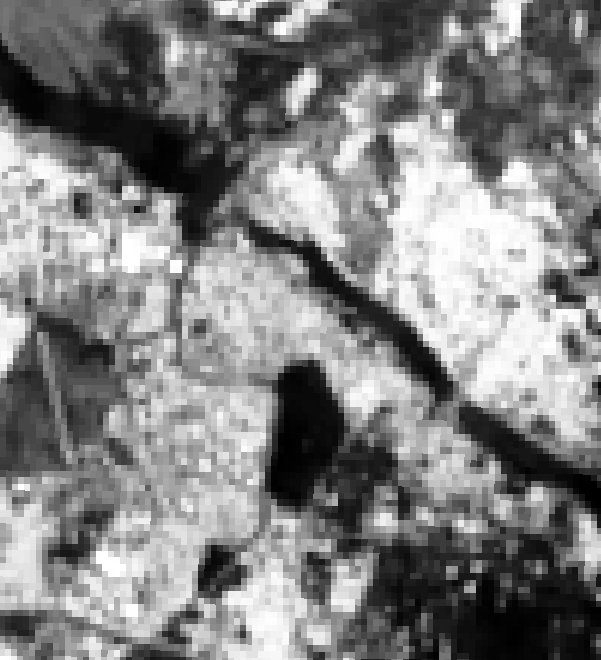
#> input picture Overlapping-NonOverlapping/enh_img_hst/1-20a11.png, 601 x 660 px, found by its file name; the run also reads 1 picture not shown here
$ jupyter execute --allow-errors Untitled.ipynb   (shell and % lines are left out)   (older library calls are emulated)
#> lines starting #> are read from the running program, lines starting #| are printed output that depends on the picture
[cell 1]
import matplotlib.pyplot as plt
from scipy import stats
import numpy as np
import random
import PIL.ImageDraw as ImageDraw
import PIL.Image as Image
import os.path
from tqdm import tqdm
import math
import cv2 as cv
import glob
from skimage.color import rgb2gray
import numpy as np
#import cv2
#import matplotlib.pyplot as plt
from scipy import ndimage
from PIL import Image
from sklearn.cluster import KMeans
from skimage.filters import sobel
import skimage
import warnings
warnings.filterwarnings("ignore")

[cell 2]
def load_original_images(img_folder_path):
    #img_folder_path = 'F:\\data_science\\Blu-Cocoon\\Geotagging\\Sentinel-2 Multitemporal Cities Pairs (S2MTCP) dataset\\data_S21C\\Overlapping-NonOverlapping\\1-20\\'
    imgs = []
    for file in tqdm(os.listdir(img_folder_path)):
        imgs.append(np.array(Image.open(img_folder_path + file)))
    # both input images are from 0-->255
    #print(imgs)
    return imgs

[cell 3]
img_folder_path = 'F:\\data_science\\Blu-Cocoon\\Geotagging\\Sentinel-2 Multitemporal Cities Pairs (S2MTCP) dataset\\data_S21C\\Overlapping-NonOverlapping\\1-20\\'
output_path = 'Output'
enhanced_img_folder_path = 'F:\\data_science\\Blu-Cocoon\\Geotagging\\Sentinel-2 Multitemporal Cities Pairs (S2MTCP) dataset\\data_S21C\\Overlapping-NonOverlapping\\enh_img_hst\\'

[cell 4]
# [11 lines left out: function preprocess, not called in this run]

[cell 5]
def preprocess_single_img(image_path,i=0):
    gray_img,enh_img_hst,enh_img_clahe=enhance_image(image_path,i=i)
    plot_helper(gray_img, enh_img_hst, enh_img_clahe)

    canny_gray_img = edge_detection(gray_img)
    canny_img_hist = edge_detection(enh_img_hst)
    canny_img_clahe = edge_detection(enh_img_clahe)

    plot_edge_helper(gray_img, enh_img_clahe, canny_img_clahe)

#> (a cell that did not finish here is left out)

[cell 7]
'''all_img = glob.glob('.')
    #other_dir = 'new_path'
        for img_id, img_path in enumerate(all_img):
            img = cv.imread(file,0)#create a CLAHE object (Arguments are optional).
            clahe = cv2.createCLAHE(clipLimit=2.0, tileGridSize=(20,20))
            cl1 = clahe.apply(img)
            #cv2.imwrite(f'{other_dir}/clahe_21_{img_id}.png',cl1)'''

[cell 8]
# [6 lines left out: function helper, not called in this run]

#> (a cell that did not finish here is left out)

[cell 10]
# [22 lines left out: function enhance_image, not called in this run]

[cell 11]
# [83 lines left out: function edge_detection, not called in this run]

[cell 12]
'''# Finding edges of image
canny_gray_img = edge_detection(gray_img)
canny_img_hist = edge_detection(enh_img_hst)
canny_img_clahe = edge_detection(enh_img_clahe)

edge_res_img = [canny_gray_img, canny_img_hist, canny_img_clahe]
edge_img_title = ['Input Image', 'Canny Histogram Equalized', 'Canny Enhanced Histogram Equalized']

#plt.imshow(canny_img_clahe, cmap='gray')

# create figure
fig = plt.figure(figsize=(10, 7))

# setting values to rows and column variables
rows = 1
columns = 3

for idx in range(columns):
    fig.add_subplot(rows, columns, idx+1)
    plt.imshow(edge_res_img[idx], cmap='gray')
    plt.axis('off')
    plt.title(edge_img_title[idx])'''

[cell 13]
# [16 lines left out: function plot_edge_helper, not called in this run]

[cell 14]
import matplotlib.pyplot as plt
from scipy import stats
import numpy as np
import random
import PIL.ImageDraw as ImageDraw
import PIL.Image as Image
import os.path
from tqdm import tqdm
import math


def print_img(img, histo_new, histo_old, index, L):
    dpi = 80
    width = img.shape[0]
    height = img.shape[1]
    if height > width:
        figsize = (img.shape[0]*4) / float(dpi), (height)/ float(dpi)
        fig, axs = plt.subplots(1, 3, gridspec_kw={'width_ratios': [3, 1,1]}, figsize=figsize)
    else:
        figsize = (width) / float(dpi), (height*4) / float(dpi)
        fig, axs = plt.subplots(3, 1, gridspec_kw={'height_ratios': [3, 1,1]}, figsize=figsize)

    fig.suptitle("Enhanced Image with L:" + str(L))
    axs[0].title.set_text("Enhanced Image")
    axs[0].imshow(img, vmin=np.amin(img), vmax=np.amax(img), cmap='gray')

    axs[1].title.set_text("Equalized histogram")
    axs[1].plot(histo_new, color='#f77f00')
    axs[1].bar(np.arange(len(histo_new)), histo_new, color='#003049')

    axs[2].title.set_text("Main histogram")
    axs[2].plot(histo_old, color='#ef476f')
    axs[2].bar(np.arange(len(histo_old)), histo_old, color='#b7b7a4')
    plt.tight_layout()
    #plt.savefig("e" + index + str(L)+".pdf")
    #plt.savefig("e" + index + str(L)+".png")


def print_histogram(_histrogram, name, title):
    plt.figure()
    plt.title(title)
    plt.plot(_histrogram, color='#ef476f')
    plt.bar(np.arange(len(_histrogram)), _histrogram, color='#b7b7a4')
    plt.ylabel('Number of Pixels')
    plt.xlabel('Pixel Value')
    #plt.savefig("hist_" + name)


def generate_histogram(img, print, index):
    if len(img.shape) == 3: # img is colorful
        gr_img = np.mean(img, axis=-1)
    else:
        gr_img = img
    '''now we calc grayscale histogram'''
    gr_hist = np.zeros([256])

    for x_pixel in range(gr_img.shape[0]):
        for y_pixel in range(gr_img.shape[1]):
            pixel_value = int(gr_img[x_pixel, y_pixel])
            gr_hist[pixel_value] += 1
    '''normalize Histogram'''
    gr_hist /= (gr_img.shape[0] * gr_img.shape[1])
    if print:
        print_histogram(gr_hist, name="neq_"+str(index), title="Normalized Histogram")
    return gr_hist, gr_img


def equalize_histogram(img, histo, L):
    eq_histo = np.zeros_like(histo)
    en_img = np.zeros_like(img)
    for i in range(len(histo)):
        eq_histo[i] = int((L - 1) * np.sum(histo[0:i]))
    print_histogram(eq_histo, name="eq_"+str(index), title="Equalized Histogram")
    '''enhance image as well:'''
    for x_pixel in range(img.shape[0]):
        for y_pixel in range(img.shape[1]):
            pixel_val = int(img[x_pixel, y_pixel])
            en_img[x_pixel, y_pixel] = eq_histo[pixel_val]
    '''creating new histogram'''
    hist_img, _ = generate_histogram(en_img, print=False, index=index)
    print_img(img=en_img, histo_new=hist_img, histo_old=histo, index=str(index), L=L)
    return eq_histo


def find_value_target(val, target_arr):
    key = np.where(target_arr == val)[0]

    if len(key) == 0:
        key = find_value_target(val+1, target_arr)
        if len(key) == 0:
            key = find_value_target(val-1, target_arr)
    vvv = key[0]
    return vvv


def match_histogram(inp_img, hist_input, e_hist_input, e_hist_target, _print=True):
    '''map from e_inp_hist to 'target_hist '''
    en_img = np.zeros_like(inp_img)
    tran_hist = np.zeros_like(e_hist_input)
    for i in range(len(e_hist_input)):
        tran_hist[i] = find_value_target(val=e_hist_input[i], target_arr=e_hist_target)
    print_histogram(tran_hist, name="trans_hist_", title="Transferred Histogram")
    '''enhance image as well:'''
    for x_pixel in range(inp_img.shape[0]):
        for y_pixel in range(inp_img.shape[1]):
            pixel_val = int(inp_img[x_pixel, y_pixel])
            en_img[x_pixel, y_pixel] = tran_hist[pixel_val]
    '''creating new histogram'''
    hist_img, _ = generate_histogram(en_img, print=False, index=3)
    print_img(img=en_img, histo_new=hist_img, histo_old=hist_input, index=str(3), L=L)


if __name__ == '__main__':
    L=50
    print("\r\nLoading Images:")
    imgs = load_original_images(enhanced_img_folder_path)
#> imgs = 2 items
    print("\r\ngenerating HistogramS:")
    gr_img_arr = []
    gr_hist_arr = []
    eq_hist_arr = []
    index = 0
    for img in tqdm(imgs):
        hist_img, gr_img = generate_histogram(img, print=True, index=index)
        gr_hist_arr.append(hist_img)
        gr_img_arr.append(gr_img)
        eq_hist_arr.append(equalize_histogram(gr_img, hist_img, L))
        index += 1
#> this loop made 2 passes
#> index on passes 1 to 2: 1, 2
#> pass 1, in generate_histogram (call 2), `gr_img = img`:
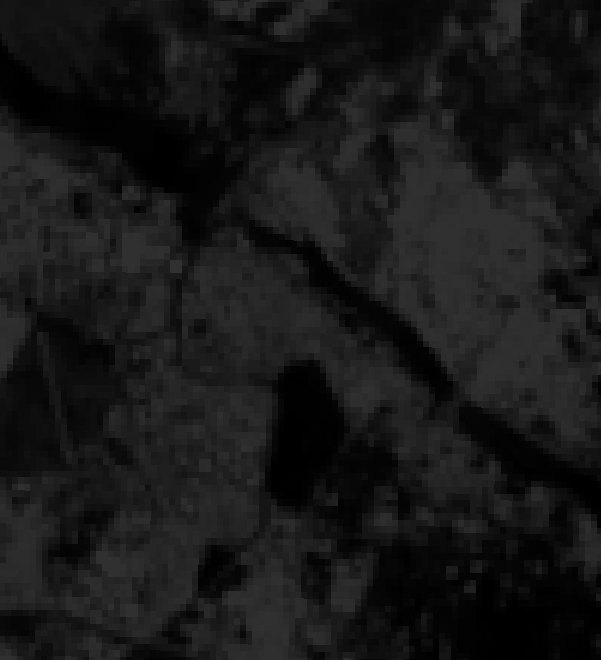
#> gr_img: shape (660, 601); min 0, max 48, mean 23.7
#> after the loop, eq_hist_arr = 2 items; gr_hist_arr = 2 items; gr_img_arr = 2 items; index = 2
    match_histogram(inp_img=gr_img_arr[0], hist_input=gr_hist_arr[0], e_hist_input=eq_hist_arr[0], e_hist_target=eq_hist_arr[1])
#> the loop in match_histogram, `for i in range(len(e_hist_input)):` made 256 passes
#> after the loop in match_histogram, `for i in range(len(e_hist_input)):`: tran_hist = 256 values from 0 to 174
#> after the loop in match_histogram, `for x_pixel in range(inp_img.shape[0]):`:
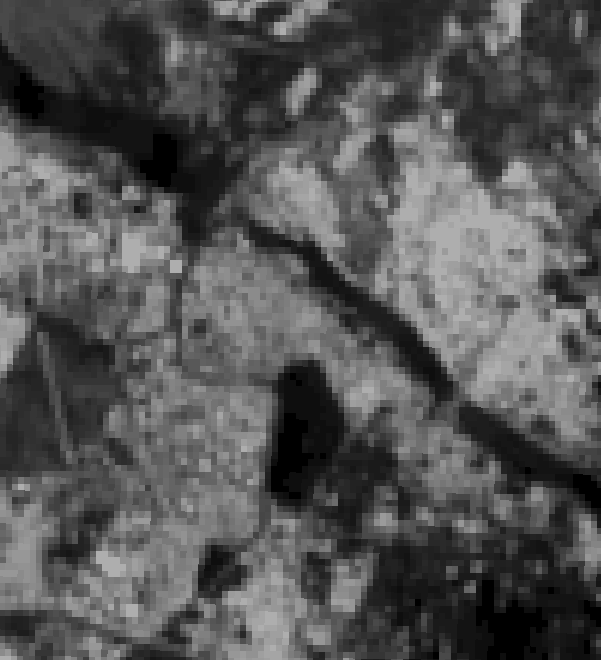
#> en_img: shape (660, 601); min 0, max 174, mean 84.1
#> in match_histogram, `hist_img, _ = generate_histogram(en_img, print=False, index=3)`: hist_img = 256 values, max 0.0377 at index 53, min 0 at index 1, mean 0.00391

[cell 15]
img=cv.imread('F:\\data_science\\Blu-Cocoon\\Geotagging\\Sentinel-2 Multitemporal Cities Pairs (S2MTCP) dataset\\data_S21C\\Overlapping-NonOverlapping\\enh_img_hst\\1-20a11.png')
hist_img, gr_img = generate_histogram(img, print=True, index=1)
#> hist_img = 256 values, max 0.0291 at index 56, min 0 at index 6, mean 0.00391

eq_hist_arr=equalize_histogram(gr_img, hist_img, L)
#> eq_hist_arr = 256 values from 0 to 48

[cell 16]
img=cv.imread('F:\\data_science\\Blu-Cocoon\\Geotagging\\Sentinel-2 Multitemporal Cities Pairs (S2MTCP) dataset\\data_S21C\\Overlapping-NonOverlapping\\enh_img_hst\\1-20b11.png')
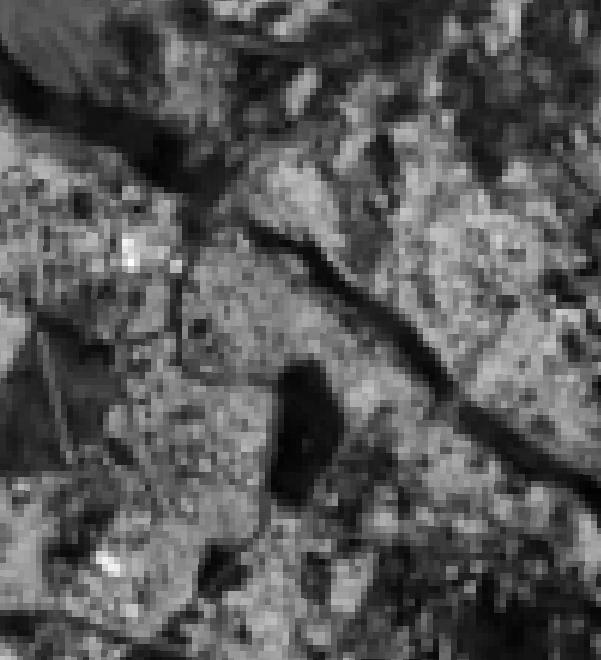
#> img: shape (660, 601, 3); min 2, max 255, mean 85.9
hist_img, gr_img = generate_histogram(img, print=True, index=index)
#> hist_img = 256 values, max 0.00923 at index 46, min 0 at index 0, mean 0.00391

eq_hist_arr_2=equalize_histogram(gr_img, hist_img, L)
#> call 4 of equalize_histogram, with histo = array of shape (256,), L = 50
#> after the loop in equalize_histogram (call 4), `for i in range(len(histo)):`: eq_histo = 256 values from 0 to 48
#> after the loop in equalize_histogram (call 4), `for x_pixel in range(img.shape[0]):`:
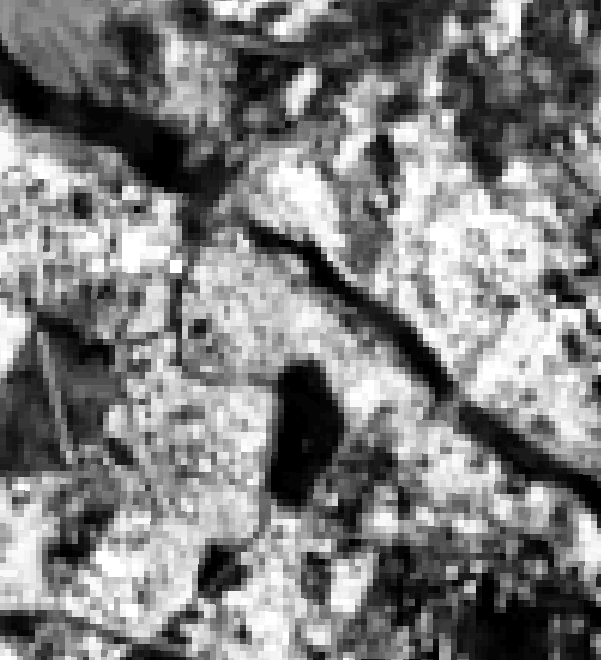
#> en_img: shape (660, 601) float64; min 0, max 48, mean 23.8; drawn with min black and max white
#> in equalize_histogram (call 4), `hist_img, _ = generate_histogram(en_img, print=False, index=index)`: hist_img = 256 values, max 0.0245 at index 30, min 0 at index 49, mean 0.00391
#> eq_hist_arr_2 = 256 values from 0 to 48

[cell 17]
match_histogram(inp_img=gr_img, hist_input=hist_img, e_hist_input=eq_hist_arr, e_hist_target=eq_hist_arr_2)
#> call 2 of match_histogram, with hist_input = array of shape (256,), e_hist_input = array of shape (256,), e_hist_target = array of shape (256,), _print = True
#> the loop in match_histogram (call 2), `for i in range(len(e_hist_input)):` made 256 passes
#> after the loop in match_histogram (call 2), `for i in range(len(e_hist_input)):`: tran_hist = 256 values from 0 to 174
#> after the loop in match_histogram (call 2), `for x_pixel in range(inp_img.shape[0]):`:
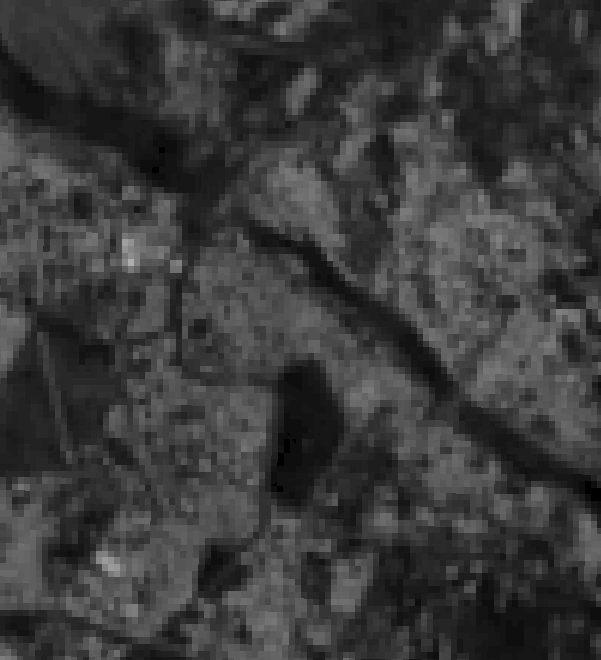
#> en_img: shape (660, 601) float64; min 0, max 174, mean 58.3
#> in match_histogram (call 2), `hist_img, _ = generate_histogram(en_img, print=False, index=3)`: hist_img = 256 values, max 0.0675 at index 53, min 0 at index 1, mean 0.00391
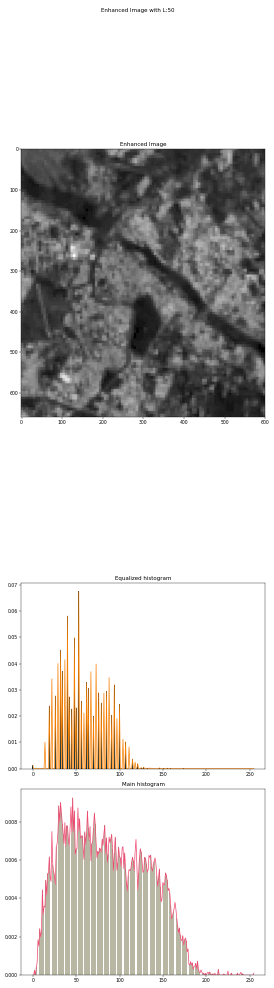
#> figure drawn by matplotlib, 3 panels; panel 2: tallest bar 0.0675 high, from x = 52.6 to 53.4; panel 2: curve peaks at x = 53, y = 0.0675; panel 3: tallest bar 0.00923 high, from x = 45.6 to 46.4; panel 3: curve peaks at x = 46, y = 0.00923

[cell 18]
img=cv.imread('F:\\data_science\\Blu-Cocoon\\Geotagging\\Sentinel-2 Multitemporal Cities Pairs (S2MTCP) dataset\\data_S21C\\Overlapping-NonOverlapping\\enh_img_hst\\1-20a11.png')

[cell 19]
img.shape

[cell 20]
ravel=img.ravel()

[cell 21]
ravel1=sum(ravel)
#> ravel1 = 153629721

[cell 22]
ravel1
#> Out = 153629721

[cell 23]
ravel2=ravel1/255
#> ravel2 = 602469.5
ravel2
#> Out = 602469.5

[cell 24]
660*601

[cell 25]
ravel2/396660
#> Out = 1.52

[cell 26]
np.mean(ravel)
#> Out = 129.1

[cell 27]
import seaborn as sns
sns.distplot(ravel, hist=True, kde=True,
             bins=int(180/5), color = 'darkblue',
             hist_kws={'edgecolor':'black'},
             kde_kws={'linewidth': 4})
plt.axvline(ravel.mean(), color='k', linestyle='dashed', linewidth=1)

[cell 28]
plt.hist(ravel,bins=600)
plt.show()
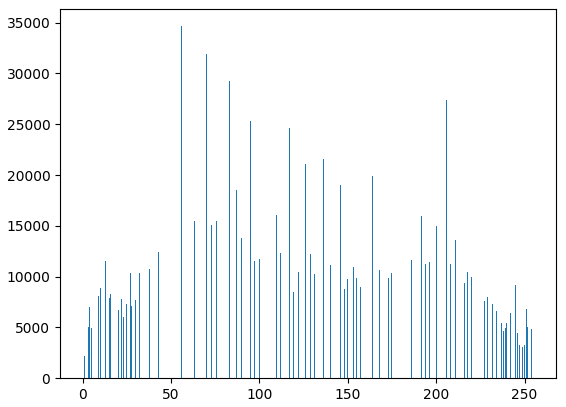
#> figure drawn by matplotlib, 1 panel; tallest bar 34647 high, from x = 55.67 to 56.1

[cell 29]
unique,count=np.unique(ravel,return_counts=True)
#> unique = 106 values from 0 to 255; count = 106 values, max 34647 at index 28, min 1695 at index 0, mean 11226.2

[cell 30]
unique
#> Out = 106 values from 0 to 255

[cell 31]
len(unique)
#> Out = 106

[cell 32]
count
#> Out has the same summary as count

[cell 33]
import cv2
import numpy as np
import matplotlib.pyplot as plt
from PIL import Image
# read the image
image_a = cv2.imread("F:\\data_science\\Blu-Cocoon\\Geotagging\\Sentinel-2 Multitemporal Cities Pairs (S2MTCP) dataset\\data_S21C\\Overlapping-NonOverlapping\\enh_img_hst\\1-20a11.png")
image_b = cv2.imread("F:\\data_science\\Blu-Cocoon\\Geotagging\\Sentinel-2 Multitemporal Cities Pairs (S2MTCP) dataset\\data_S21C\\Overlapping-NonOverlapping\\enh_img_hst\\1-20b11.png")
im_a=image_a/255
pic_a=im_a.reshape(im_a.shape[0]*im_a.shape[1],im_a.shape[2])
im_b=image_b/255
pic_b=im_b.reshape(im_b.shape[0]*im_b.shape[1],im_b.shape[2])
# Since we know 5 segments was looking great on the image we are gonna do 5 clusters here but you can try more too :)
fig, ax = plt.subplots(1, 1, figsize=(8, 16),squeeze=False)
count=3
clustered_image_a=[]
image_labels=[]
for i in range(1):
    for j in range(1):
        kmeans_a = KMeans(n_clusters=count+1, random_state=0).fit(pic_a)
        pic_a_print = kmeans_a.cluster_centers_[kmeans_a.labels_]
        clustered_pic_a=pic_a_print.reshape(im_a.shape[0],im_a.shape[1],im_a.shape[2])
        clustered_image_a.append(clustered_pic_a)
        image_labels.append(kmeans_a.labels_)
        count+=1
        #print(i,j)
        ax[i][j].set_title('Cluster_a '+str(count))
        ax[i][j].imshow(clustered_pic_a)
        ax[i][j].set_axis_off()
#> after the loop, clustered_image_a = 1 item; count = 4; image_labels = 1 item
        #plt.savefig('cluster_a.png', dpi=80, bbox_inches='tight')
#plt.show()

[cell 34]
clustered_image_a=[]
image_labels=[]

kmeans_a = KMeans(n_clusters=4, random_state=0).fit(pic_a)
pic_a_print = kmeans_a.cluster_centers_[kmeans_a.labels_]
clustered_pic_a=pic_a_print.reshape(im_a.shape[0],im_a.shape[1],im_a.shape[2])
clustered_image_a.append(clustered_pic_a)
image_labels.append(kmeans_a.labels_)
#count+=1
#print(i,j)
plt.title('Cluster_a '+'4')
plt.imshow(clustered_pic_a)

[cell 35]
clustered_image_a[0]

[cell 36]
#clustered_image_a[0]=clustered_image_a[0].astype(int)

[cell 37]
#clustered_image_a[0]

[cell 38]
image_labels[0]

[cell 39]
image_labels[0].shape

[cell 40]
img_labels=image_labels[0].reshape(clustered_image_a[0].shape[0],clustered_image_a[0].shape[1])
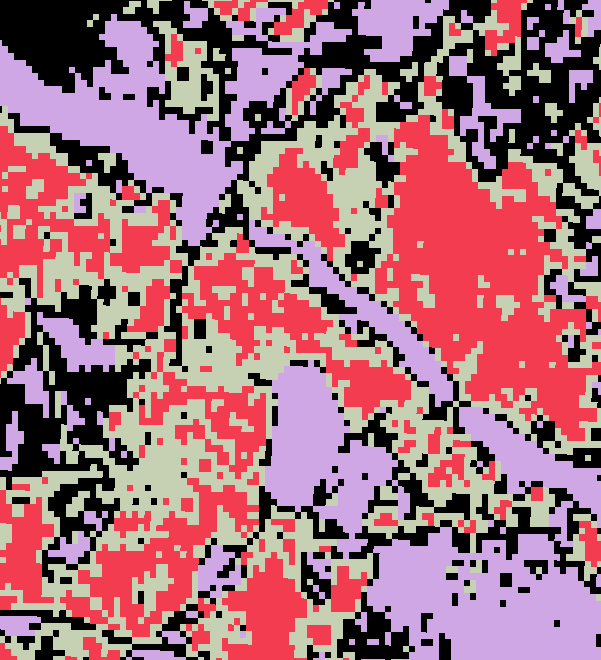
#> img_labels: shape (660, 601) int32; 4 distinct labels, from 0 to 3; one colour per label, 0 black

[cell 41]
img_labels.shape

[cell 42]
seg_region=clustered_image_a[0]
for i in range(clustered_image_a[0].shape[0]):
    for j in range(clustered_image_a[0].shape[1]):
        if img_labels[i][j]==0:
            continue
            #seg_region[i][j][0]=clustered_image_a[0][0]
            #seg_region[i][j][1]=clustered_image_a[0][1]
            #seg_region[i][j][2]=clustered_image_a[0][2]
        else:
            seg_region[i][j][0]=0
            seg_region[i][j][1]=0
            seg_region[i][j][2]=255
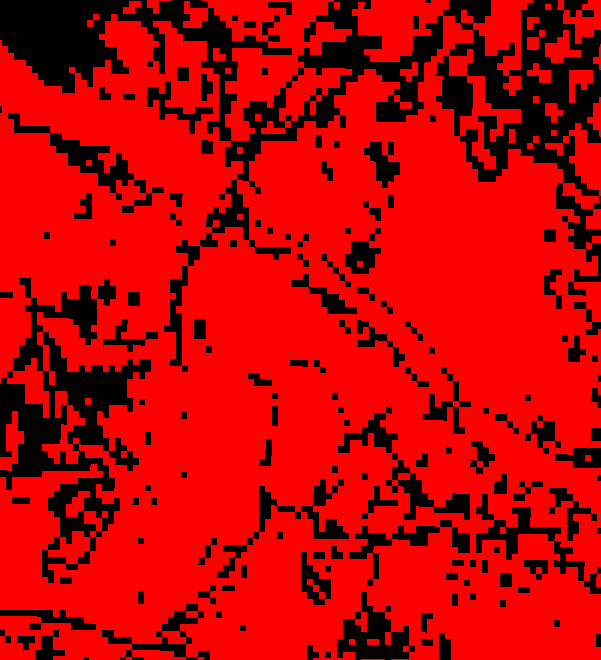
#> seg_region: shape (660, 601, 3) float64; mean B, G, R 0.1, 0.1, 193.1

plt.imshow(seg_region)
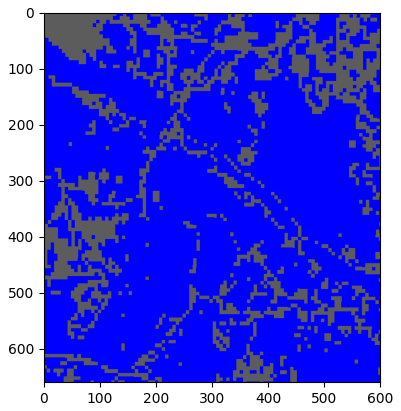
#> figure drawn by matplotlib, 1 panel; B, G, R data is drawn as R, G, B

[cell 43]
kmeans_a = KMeans(n_clusters=4, random_state=0).fit(pic_a)

[cell 44]
pic_a

#> (a cell that did not finish here is left out)

#> (a cell that did not finish here is left out)

#> (a cell that did not finish here is left out)

[cell 48]
import pandas as pd
#> (the rest of this cell did not finish here and is left out)

[cell 49]
pic_a.shape

[cell 50]
kmeans_a

[cell 51]
#dir(kmeans_a)

[cell 52]
kmeans_a.labels_

[cell 53]
len(pic_a)
#> Out = 396660

[cell 54]
len(kmeans_a.labels_)
#> Out = 396660
